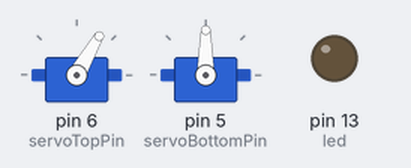
Simulated run of this sketch. Board: Arduino Uno, built with avr-gcc and run on an emulated ATmega328P. On the bench: 2 × servo, output pins drawn as LEDs (lit = HIGH). Random numbers use the default seed unless the sketch sets one.

Above: at 0.5 s.
At 8.6 s:
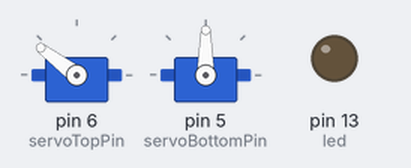
At 22.6 s:
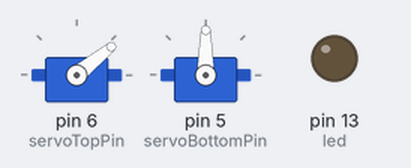
At 38.7 s:
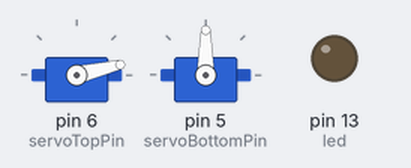
Timing chart, 0 to 40.0 s (numbered marks = the images above):
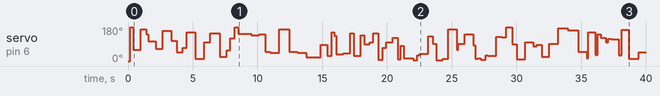

Measured:
- by itself, servo on pin 6 (servoTopPin): 0° → 178° at 0.19 s, → 60° 0.24 s later, → 167° 0.58 s later, → 142° 0.40 s later, … (88 changes in this stretch)

The sketch:

inquisitive_eye.ino
```cpp
//inquisitive_eye.ino
//i love lamp
#include <Servo.h>

#define servoTopPin 6
#define servoBottomPin 5

#define servoTopHigh 180 //define the range of the top servo's movement
#define servoTopLow 0

#define servoBottomRight 96 //define the values to push the bottom servo around
#define servoBottomStop 90
#define servoBottomLeft 86

#define moveLow 100 //lower and upper limits for move duration
#define moveHigh 800

#define fixateLow 2500 //lower and upper limits for staring duration
#define fixateHigh 4000
#define fixatePhase 600

#define topTravelHigh 50 //how far should it increment in one move?
#define topTravelLow -50

#define potTop A0 //just for manual control
#define potBottom A1

#define led 13 //because you never know when you might want to debug

long currentTime;
long prevTime;
int moveDuration;
int bottomState;
int currentState;

int fixateDuration;
int fixateState;

int newTopPos;

Servo servoTop;
Servo servoBottom;

void setup() {
  pinMode(led, OUTPUT);

  servoTop.attach(servoTopPin);
  servoBottom.attach(servoBottomPin);

  Serial.begin(9600);

  prevTime = millis();
  randomSeed(analogRead(A5)); //initialize our random num generator with noise from the pin!
  moveDuration = int(random(moveLow,moveHigh)); //initialize move duration

  newTopPos = 0;

  currentState = 0;
  fixateState = 0;

  fixateDuration = int(random(fixateLow, fixateHigh));

  bottomState = servoBottomStop; //start off still
  servoBottom.write(bottomState);
  servoTop.write(servoTopLow);

}

void loop() {

	switch (currentState){
		case 1: //inquisitiveness triggered!
			fixate();
			break;

		default: //normal behaviour as usual
			move();
			break;
	}
}

void move(){
	currentTime = millis();

	if (currentTime - prevTime <= moveDuration) { //have we finished the move yet?
		servoTop.write(newTopPos);


	} else {
		moveDuration = int(random(moveLow,moveHigh)); //new duration of the next move sequence
		newTopPos = int(random(servoTopLow, servoTopHigh));
		prevTime = millis();

	}

	// for a random duration
	// move along a path
	// oscillate?

}

void fixate(){
	currentTime = millis();

	switch (fixateState){
		case 0: //pick a point to fixate on!
			newTopPos = int(random(servoTopLow, servoTopHigh));
			fixateState = 1;
			break;
		case 1: //move around that point!
			servoTop.write(newTopPos);
			if ((currentTime - prevTime) % fixatePhase == 6){
				fixateState = 2;
			}
		case 2: //move around that point!
			servoTop.write(newTopPos + 20);
			if ((currentTime - prevTime) % fixatePhase == 6){
				fixateState = 1;
			}
	}

	if (currentTime - prevTime >= fixateDuration){ //done staring? return to the default state
		fixateState = 0;
		prevTime = millis();
		// currentState = 0;
	}

	// generate some random "coordinates"
	// create a triangle of points off of this region of interest
	// alternate position between these
	// resume default behaviour after timer expires

}
```
